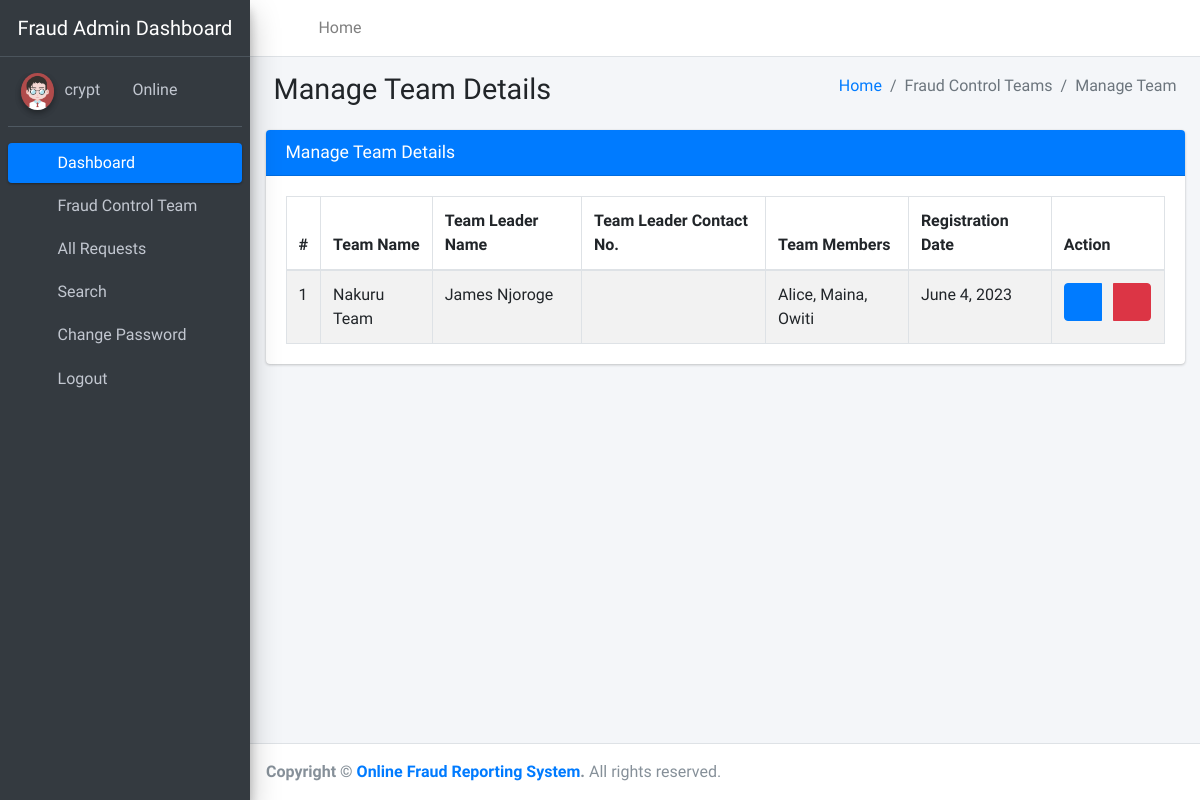
Page /manageTeam/ (signed in) on the committed database.
### ReportSystem/models.py (models this page shows, shortened)
class Team(models.Model):
    teamName = models.CharField(max_length=100,null=True)
    teamLeaderName = models.CharField(max_length=100,null=True)
    teamMobno = models.CharField(max_length=20,null=True)
    teamMembers = models.CharField(max_length=200,null=True)
    postingDate = models.DateField(auto_now_add=True)

### ReportSystem/views.py (the view)
# urls.py: path('manageTeam/', views.manageTeam,name='manageTeam'),
def manageTeam(request):
    if not request.user.is_authenticated:
        return redirect('admin_login')
    teams = Team.objects.all()
    return render(request,'admin/manageTeam.html',locals())

### ReportSystem/templates/admin/manageTeam.html
{% extends 'adminNavbar.html' %}
{% block main %}
{% load static %}
<section class="content">
    <div class="content-header">
        <div class="container-fluid">
            <div class="row mb-2">
                <div class="col-sm-6">
                    <h1 class="m-0">Manage Team Details</h1>
                </div>
                <div class="col-sm-6">
                    <ol class="breadcrumb float-sm-right">
                        <li class="breadcrumb-item"><a href="{% url 'dashboard' %}">Home</a></li>
                        <li class="breadcrumb-item active">Fraud Control Teams</li>
                        <li class="breadcrumb-item active">Manage Team</li>
                    </ol>
                </div>
            </div>
        </div>
    </div>
    <div class="container-fluid">
        <div class="row">
            <div class="col-md-12">
                <div class="card card-primary">
                    <div class="card-header">
                        <h3 class="card-title">Manage Team Details</h3>
                    </div>
                    <div class="card-body">
                        <table id="example1" class="table table-bordered table-striped">
                            <thead>
                            <tr>
                                <th>#</th>
                                <th>Team Name</th>
                                <th>Team Leader Name</th>
                                <th>Team Leader Contact No.</th>
                                <th>Team Members</th>
                                <th>Registration Date</th>
                                <th>Action</th>
                            </tr>
                            </thead>
                            <tbody>
                            {% for team in teams %}
                            <tr>
                                <td>{{forloop.counter}}</td>
                                <td>{{team.teamName}}</td>
                                <td>{{team.teamLeaderName}}</td>
                                <td>{{team.teamLeadMobno}}</td>
                                <td>{{team.teamMembers}}</td>
                                <td>{{team.postingDate}}</td>
                                <td>
                                    <div class="btn-group">
                                        <a class="btn btn-primary" href="{% url 'editTeam' team.id %}"><i class="fa fa-edit"></i></a> &nbsp;&nbsp;&nbsp;
                                        <a class="btn btn-danger" onclick="return confirm('Are you sure to Delete ?')" href="{% url 'deleteTeam' team.id %}"><i
                                            class="fa fa-trash-alt"></i></a>
                                    </div>
                                </td>
                            </tr>
                            {% endfor %}
                            </tbody>
                        </table>
                    </div>
                </div>
            </div>
        </div>
    </div>
</section>
{% endblock %}

### ReportSystem/templates/adminNavbar.html (shortened to what this page needs)
{% load static %}
<!DOCTYPE html>
<html lang="en">
<head>
<link rel="stylesheet"
	href="{% static 'plugins/fontawesome-free/css/all.min.css' %}">
<link rel="stylesheet"
	href="https://code.ionicframework.com/ionicons/2.0.1/css/ionicons.min.css">
<link rel="stylesheet"
	href="{% static 'plugins/tempusdominus-bootstrap-4/css/tempusdominus-bootstrap-4.min.css' %}">
<link rel="stylesheet"
	href="{% static 'plugins/icheck-bootstrap/icheck-bootstrap.min.css' %}">
<link rel="stylesheet" href="{% static 'plugins/jqvmap/jqvmap.min.css' %}">
<link rel="stylesheet" href="{% static 'dist/css/adminlte.min.css' %}">
<link rel="stylesheet"
	href="{% static 'plugins/overlayScrollbars/css/OverlayScrollbars.min.css' %}">
<link rel="stylesheet"
	href="{% static 'plugins/daterangepicker/daterangepicker.css' %}">
<link rel="stylesheet"
	href="{% static 'plugins/summernote/summernote-bs4.min.css' %}">
</head>
<body class="hold-transition sidebar-mini layout-fixed">
	<div class="wrapper">
		<nav
			class="main-header navbar navbar-expand navbar-white navbar-light">
			<ul class="navbar-nav">
				<li class="nav-item"><a class="nav-link" data-widget="pushmenu"
					href="#" role="button"><i class="fas fa-bars"></i></a></li>
				<li class="nav-item d-none d-sm-inline-block"><a
					href="{% url 'dashboard' %}" class="nav-link">Home</a></li>
			</ul>
			<ul class="navbar-nav ml-auto">
				<li class="nav-item"><a class="nav-link"
					data-widget="fullscreen" href="#" role="button"> <i
						class="fas fa-expand-arrows-alt"></i>
				</a></li>
				<li class="nav-item"><a class="nav-link"
					data-widget="control-sidebar" data-controlsidebar-slide="true"
					href="#" role="button"> <i class="fas fa-th-large"></i>
				</a></li>
			</ul>
		</nav>
		<aside class="main-sidebar sidebar-dark-primary elevation-4">
			<a href="#" class="brand-link"> <img src=""
				<center><span class="brand-text font-weight-light">Fraud Admin Dashboard</span></center>
			</a>
			<div class="sidebar">
				<div class="user-panel mt-3 pb-3 mb-3 d-flex">
					<div class="image">
						<img src="{% static 'dist/img/user2-160x160.jpg' %}"
							class="img-circle elevation-2" alt="User Image">
					</div>
					<div class="info">
						<a href="#">{{user.username}} &nbsp;&nbsp;</a> <a href="#"><i
							class="fa fa-circle text-success"></i> Online</a>
					</div>
				</div>
				<nav class="mt-2">
					<ul class="nav nav-pills nav-sidebar flex-column"
						data-widget="treeview" role="menu" data-accordion="false">
						<li class="nav-item"><a href="{% url 'dashboard' %}"
							class="nav-link active"> <i
								class="nav-icon fas fa-tachometer-alt"></i>
								<p>Dashboard</p>
						</a></li>
						<li class="nav-item">
							<a href="#" class="nav-link"> <i class="nav-icon fas fa-th"></i>
								<p> Fraud Control Team <i class="fas fa-angle-left right"></i> </p>
							</a>
						</li>
						<li class="nav-item">
							<a href="{% url 'allRequest' %}" class="nav-link"> <i class="nav-icon fas fa-tree"></i>
								<p>All Requests</p>
							</a>
						</li>
						<li class="nav-item"><a href="{% url 'search' %}"
							class="nav-link"> <i class="nav-icon fas fa-search"></i>
								<p>Search</p>
						</a></li>
						<li class="nav-item"><a href="{% url 'changePassword' %}"
							class="nav-link"> <i class="nav-icon fas fa-cogs"></i>
								<p>Change Password</p>
						</a></li>
						<li class="nav-item"><a href="{% url 'logout' %}" class="nav-link">
								<i class="nav-icon fas fa-power-off"></i>
								<p>Logout</p>
						</a></li>
					</ul>
				</nav>
			</div>
		</aside>
		<div class="content-wrapper">
			{% block main %}
			{% endblock %}
		</div>
		<footer class="main-footer">
			<strong>Copyright &copy; <a href="{% url 'index' %}">Online Fraud Reporting System</a>.
			</strong> All rights reserved.
		</footer>
	</div>
</body>
</html>

### rows in the picture
Team: teamName "Nakuru Team", teamLeaderName "James Njoroge", teamMembers "Alice, Maina, Owiti", postingDate "June 4, 2023"

### other values in the picture
{{ user.username }} "crypt"
